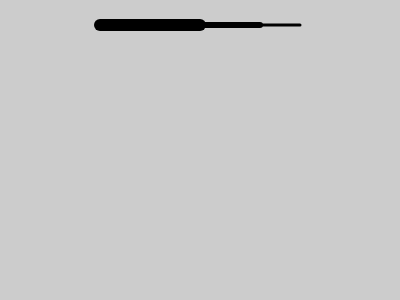
Frame 1 (no input)
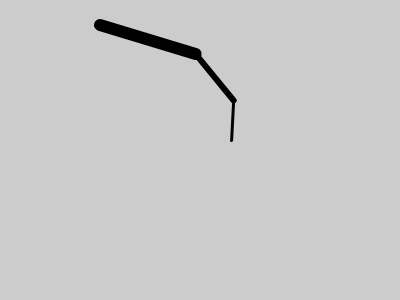
Frame 60 (no input)
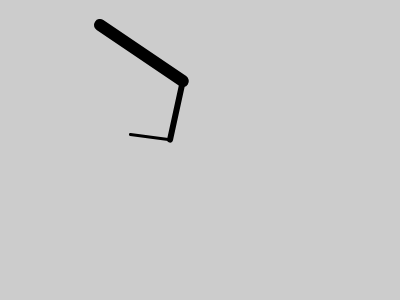
Frame 120 (the mouse pressed at the canvas centre since frame 60)

The p5.js sketch that drew these frames (run headless with seeded random() and noise() and a simulated clock; from frame 60 on, the mouse is pressed at the canvas centre):

// p5.js sketch
// ── sketch.js
var angle = 0.0;
var angleDirection = 1;
var speed = 0.005;

function setup() {
  createCanvas(400, 300);
}

function draw() {
  background(204);
  translate(100, 25); // Move to start position
  rotate(angle);
  strokeWeight(12);
  line(0, 0, 100, 0);
  translate(100, 0); // Move to next joint
  rotate(angle * 2.0);
  strokeWeight(6);
  line(0, 0, 60, 0);
  translate(60, 0); // Move to next joint
  rotate(angle * 2.5);
  strokeWeight(3);
  line(0, 0, 40, 0);
  angle += speed * angleDirection;
  if ((angle > HALF_PI) || (angle < 0)) {
    angleDirection *= -1;
  }
}
